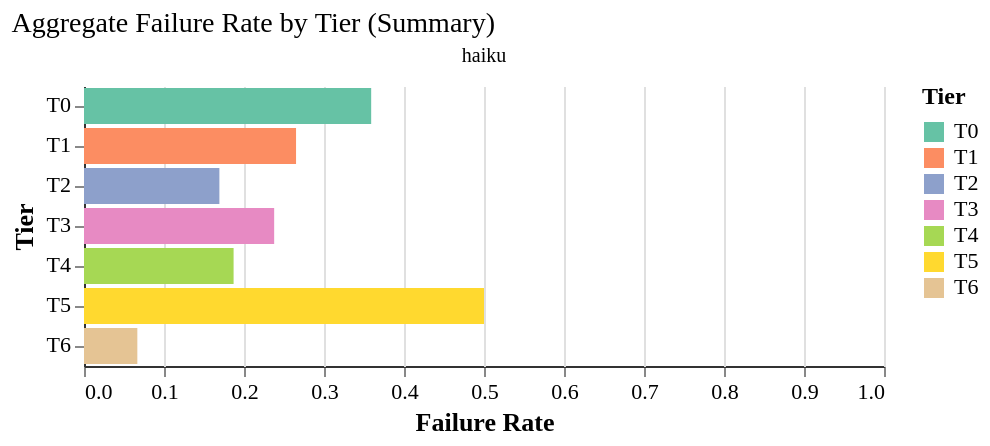

Source (Vega-Lite JSON):
### Vega-Lite specification from a JSON file in a GitHub repository (floating-point values rounded to 4 significant figures)
{"config": {"font": "serif", "axis": {"labelFontSize": 11, "titleFontSize": 13, "gridColor": "#e0e0e0", "domainColor": "#333333"}, "legend": {"labelFontSize": 11, "titleFontSize": 12}, "title": {"fontSize": 14, "anchor": "start", "fontWeight": "normal"}, "view": {"stroke": null, "continuousWidth": 400, "continuousHeight": 300}, "mark": {"tooltip": true}}, "data": {"name": "data-8da1d840f18c839ca9553e3bc4b31717"}, "facet": {"column": {"field": "agent_model", "title": null, "type": "nominal"}}, "spec": {"mark": {"type": "bar"}, "encoding": {"color": {"field": "tier", "scale": {"domain": ["T0", "T1", "T2", "T3", "T4", "T5", "T6"], "range": ["#66c2a5", "#fc8d62", "#8da0cb", "#e78ac3", "#a6d854", "#ffd92f", "#e5c494"]}, "sort": ["T0", "T1", "T2", "T3", "T4", "T5", "T6"], "title": "Tier", "type": "nominal"}, "tooltip": [{"field": "tier", "title": "Tier", "type": "ordinal"}, {"field": "failure_rate", "format": ".2%", "title": "Failure Rate", "type": "quantitative"}, {"field": "n_subtests", "title": "Subtests", "type": "quantitative"}, {"field": "n_runs", "title": "Runs", "type": "quantitative"}], "x": {"field": "failure_rate", "scale": {"domain": [0, 1]}, "title": "Failure Rate", "type": "quantitative"}, "y": {"field": "tier", "sort": ["T0", "T1", "T2", "T3", "T4", "T5", "T6"], "title": "Tier", "type": "nominal"}}}, "resolve": {"scale": {"y": "independent"}}, "title": "Aggregate Failure Rate by Tier (Summary)", "$schema": "https://vega.github.io/schema/vega-lite/v6.1.0.json", "datasets": {"data-8da1d840f18c839ca9553e3bc4b31717": [{"agent_model": "haiku", "tier": "T0", "failure_rate": 0.359, "n_runs": 117, "n_subtests": 17}, {"agent_model": "haiku", "tier": "T1", "failure_rate": 0.2651, "n_runs": 83, "n_subtests": 7}, {"agent_model": "haiku", "tier": "T2", "failure_rate": 0.1692, "n_runs": 130, "n_subtests": 14}, {"agent_model": "haiku", "tier": "T3", "failure_rate": 0.2377, "n_runs": 122, "n_subtests": 19}, {"agent_model": "haiku", "tier": "T4", "failure_rate": 0.187, "n_runs": 123, "n_subtests": 14}, {"agent_model": "haiku", "tier": "T5", "failure_rate": 0.5, "n_runs": 30, "n_subtests": 2}, {"agent_model": "haiku", "tier": "T6", "failure_rate": 0.06667, "n_runs": 15, "n_subtests": 1}]}}
